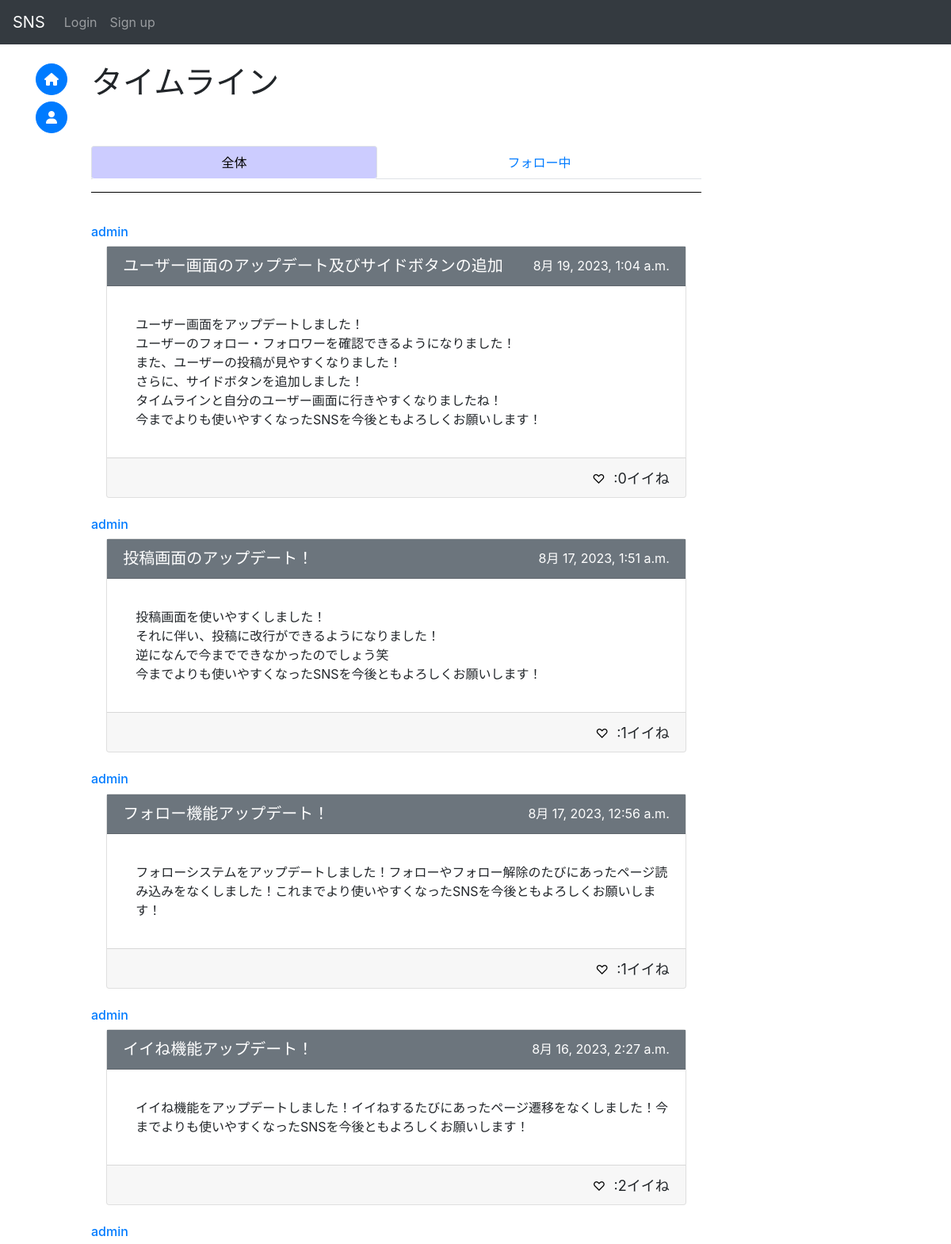
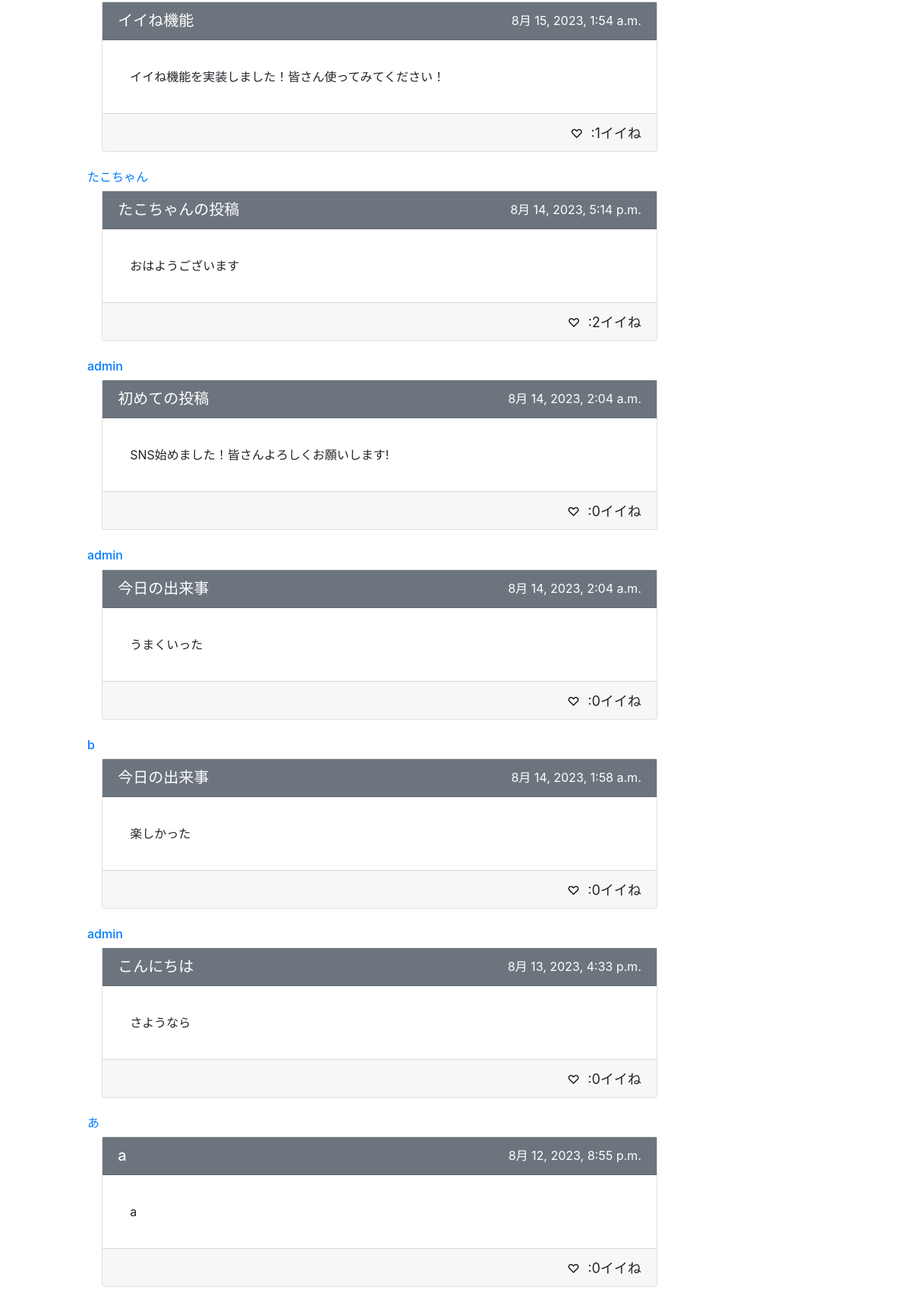
/sns/, run on an earlier commit of the app's database (2 pictures, top to bottom).
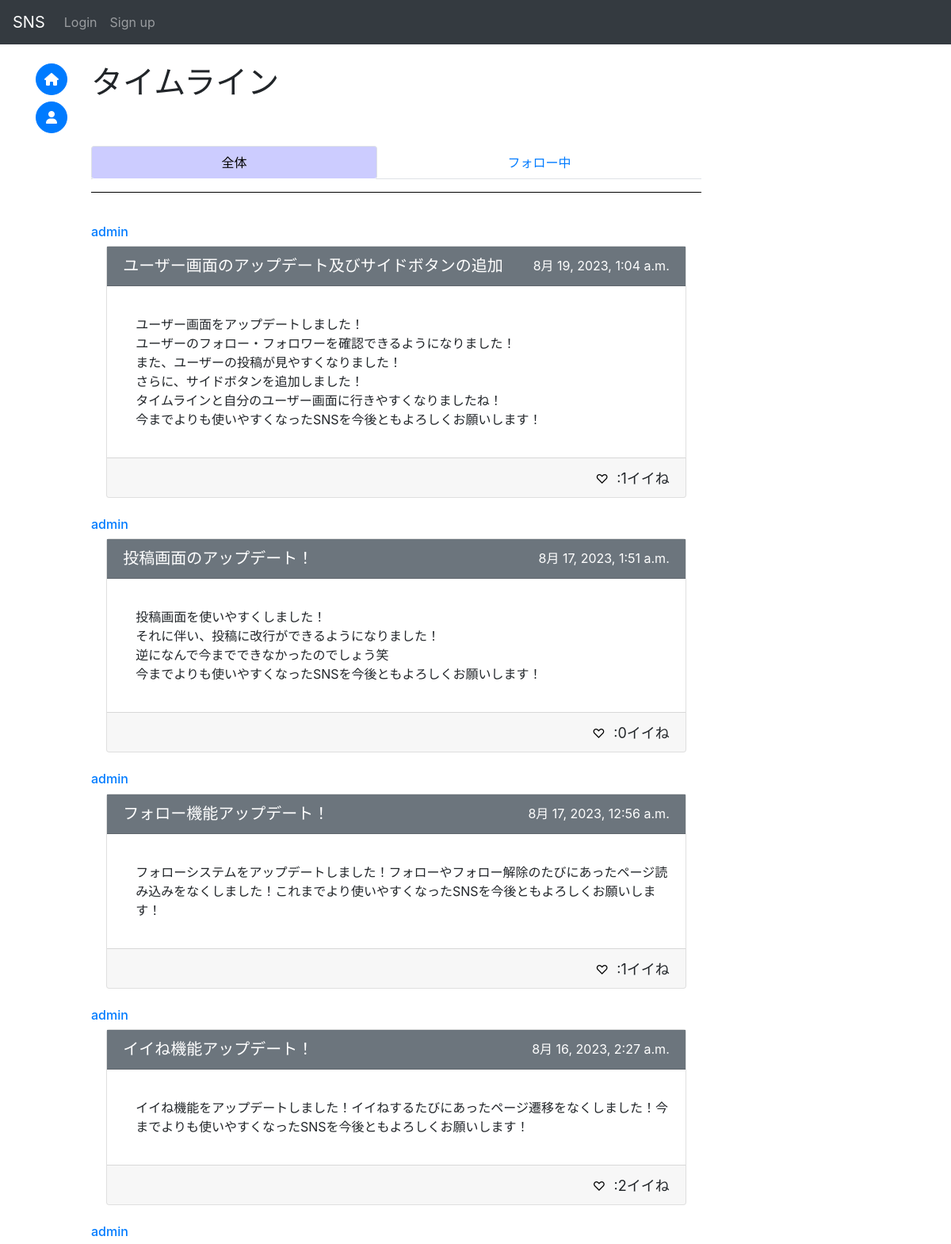
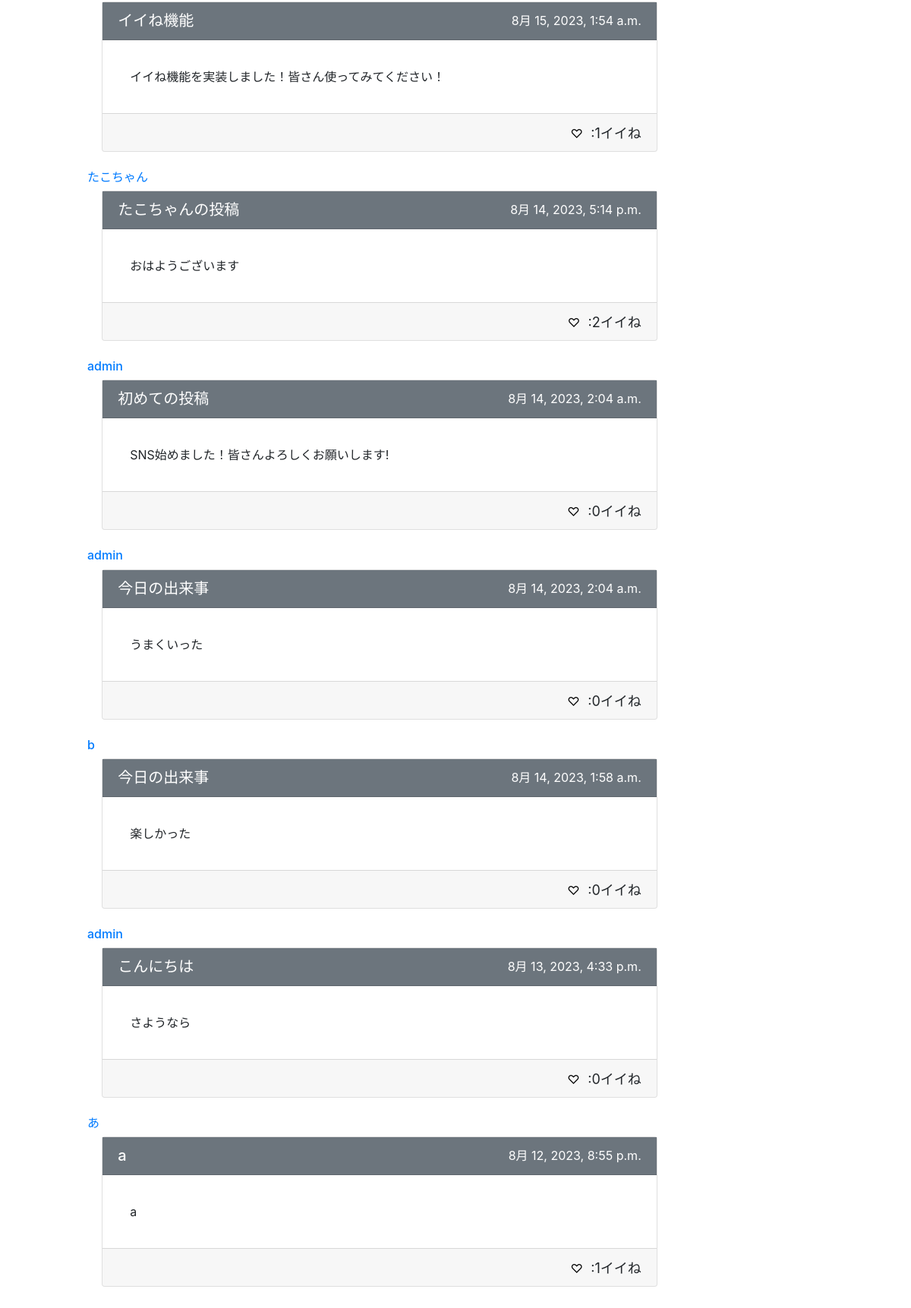
And on a later commit of the database (2 pictures, top to bottom).
### sns/models.py (models this page shows, shortened)
class Post(models.Model):
    id = models.UUIDField(primary_key=True, default=uuid.uuid4, editable=False)
    title = models.CharField(max_length=50)
    detail = models.TextField(max_length=255)
    author = models.ForeignKey(
        get_user_model(),
        on_delete=models.CASCADE
    )
    created_at = models.DateTimeField(auto_now_add=True)
    good_num = models.IntegerField(default=0)

### accounts/models.py (models this page shows, shortened)
class CustomUser(AbstractBaseUser, PermissionsMixin):
    id = models.UUIDField(primary_key=True, default=uuid.uuid4, editable=False)
    email = models.EmailField(_("email address"), unique=True, blank=True)
    is_staff = models.BooleanField(
        _("staff status"),
        default=False,
        help_text=_("Designates whether the user can log into this admin site."),
    )
    username = models.CharField(_("username"), max_length=50)
    usertag = models.CharField(_("usertag"), max_length=16, default=randomname(16), unique=True)
    created_at = models.DateTimeField(auto_now_add=True)
    objects = CustomUserManager()
    EMAIL_FIELD = "email"
    USERNAME_FIELD = "email"
    REQUIRED_FIELDS = ["username", "usertag"]
    class Meta:
        verbose_name = _("user")
        verbose_name_plural = _("users")
    def __str__(self):
        return self.username

### sns/views.py (the view, shortened to what this page needs)
# urls.py: path("", views.IndexView.as_view(), name="index"),
class IndexView(generic.ListView):
    model = Post
    def get_context_data(self, *args, **kwargs: Any):
        context = super().get_context_data(*args, **kwargs)
        if self.request.user.is_anonymous:
            return context

### sns/templates/sns/post_list.html (shortened to what this page needs)
{% extends 'base.html' %}
{% block content %}
<h1>タイムライン</h1><br>
<div class="row-1" style="position: sticky;top: 55px;z-index:2;background-color:#fff;">
    <br>
    <ul class="nav nav-tabs nav-fill nav-pills" role="tablist">
        <li class="nav-item tab-hov">
            <a class="nav-link active" id="item1-tab" data-toggle="tab" href="#item1" role="tab" aria-controls="item1" aria-selected="true">全体</a>
        </li>
        <li class="nav-item tab-hov">
            <a class="nav-link" id="item2-tab" data-toggle="tab" href="#item2" role="tab" aria-controls="item2" aria-selected="false">フォロー中</a>
        </li>
    </ul>
    <hr size="10" width="100%" color="black">
    <br>
</div>
<div class="tab-content">
    <div class="tab-pane fade show active" id="item1" role="tabpanel" aria-labelledby="item1-tab">
        {% for post in object_list reversed %}
            <h6>
                <a href='{% url "accounts:user" post.author.pk%}'>
                    {{ post.author }}
                </a>
            </h6>
            <div class="card w-150px center-block mx-auto" style="position:relative;">
                <a href="{% url 'sns:post' post.pk %}" style="position:absolute;inset:0;">
                    <div class="card-header bg-secondary h-50px">
                        <h5 style="text-align:left;float:left;">
                            <a href='{% url "sns:post" post.pk %}' class="on-a title-link">
                                {{ post.title }}
                            </a>
                        </h5>
                        <p style="text-align:right">
                            <font color="white">
                                {{ post.created_at }}
                            </font>
                        </p>
                    </div>
                    <div class="card-body detail">
                        <p class="card-text">
                            {{ post.detail | linebreaks }}
                        </p>
                    </div>
                    <div class="card-footer h-50px text-right">
                        {% if request.user.is_anonymous %}
                            <button onClick="location.href='{% url 'sns:good' post.id 1 %}'" class="good on-a">♡</button>
                        {% endif %}
                        <font size="4">
                            <div id="num_{{ post.id }}" style="display:inline;">:{{ post.good_num }}イイね</div>
                        </font>
                    </div>
                </a>
            </div>
            <br>
        {% endfor %}
    </div>
</div>
<br>
<br>
<br>
{% endblock %}

### templates/base.html (shortened to what this page needs)
<!DOCTYPE html>
<html>
    <head>
        {% load static %}
        <link rel="stylesheet" href="https://stackpath.bootstrapcdn.com/bootstrap/4.3.1/css/bootstrap.min.css">
        <link href="{% static 'fontawesomefree/css/fontawesome.css' %}" rel="stylesheet" type="text/css">
        <link href="{% static 'fontawesomefree/css/brands.css' %}" rel="stylesheet" type="text/css">
        <link href="{% static 'fontawesomefree/css/solid.css' %}" rel="stylesheet" type="text/css">
    </head>
    <body>
        <nav class='navbar navbar-expand-sm navbar-dark bg-dark fixed-top'>
            <a class='navbar-brand' href='{% url "sns:index" %}'>SNS</a>
            <ul class="navbar-nav">
                {% if user.is_authenticated %}
                    <li class="navbar-item">
                        <a href='{% url "accounts:user" user.id %}'>
                            <span class="navbar-text">{{ user }} -</span>
                        </a>
                    </li>
                    <li class="nav-item">
                        <a href='{% url "logout" %}' class="logout nav-link">
                            Logout
                        </a>
                    </li>
                {% else %}
                    <li class="nav-item">
                        <a href='{% url "login" %}' class="login nav-link">
                            Login
                        </a>
                    </li>
                    <li class="nav-item">
                        <a href='{% url "accounts:signup" %}' class="signup nav-link">Sign up</a>
                    </li>
                {% endif %}
            </ul>
        </nav>
        <div class='container-fluid'>
            <div class="row">
                <div class="col-1">
                    <div style="position: sticky; top: 75px;">
                            <button class="btn btn-primary rounded-circle p-0 w-40px float-right"
                                 onClick="location.href='{% url 'sns:index' %}'">
                                <i class="fa-solid fa-house"></i>
                            </button>
                            <br>
                            <br>
                            {% if user.is_anonymous %}
                                <button class="btn btn-primary rounded-circle p-0 w-40px float-right"
                                    onClick="location.href='/accounts/login'">
                                    <i class="fa-solid fa-user"></i>
                                </button>
                            {% else %}
                                <button class="btn btn-primary rounded-circle p-0 w-40px float-right"
                                    onClick="location.href='{% url 'accounts:user' user.id %}'">
                                    <i class="fa-solid fa-user"></i>
                                </button>
                            {% endif %}
                    </div>
                </div>
                <div class="col-8">
                    {% block content %}
                    {% endblock %}
                </div>
            </div>
        </div>
    </body>
</html>

### templates/base.html (style rules this page uses)
body { padding-top : 80px }
.w-40px { width: 40px !important; height: 40px !important; }

### sns/templates/sns/post_list.html (style rules this page uses)
.detail { margin-left:1rem; }
.title-link, .title-link:hover { color:white; }
.good, .good:focus, .good:hover { border: none; outline: none; background: none; display: inline; }
.w-150px { width: 95% !important; }
.h-50px { height: 50px !important; }
.on-a { position: relative; z-index: 1; }
.nav-pills .nav-link.active { background-color: #ccf; color: black; }

What changed in the data, as far as the page shows it:
changed Post "ユーザー画面のアップデート及びサイドボタンの追加": good_num "0" → "1"
changed Post "投稿画面のアップデート！": good_num "1" → "0"
changed Post (number 11 of 11 on the later page): good_num "0" → "1"
